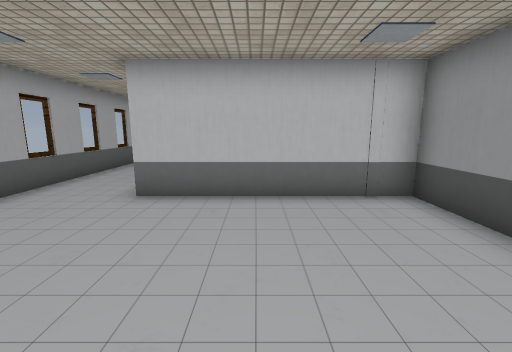
View 1 (above)

15 first-person views from a walk through a scene from a Unity 3-D project. The camera is 1.4 m above the floor, tilts 10° down and sees 90° across. The floor is counted in squares, 1 m on a side. Each view is taken from the middle of a square. On the plan, view 1 faces up. The plan holds only what a view shows up to about 13 squares ahead; the rest is blank. The place goes on beyond the plan. The player is left out. Some surface patterns are stand-ins.

View 2
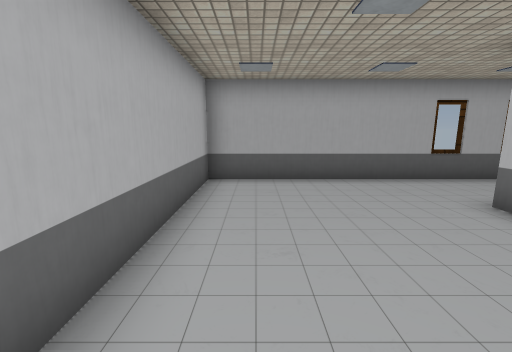

View 3
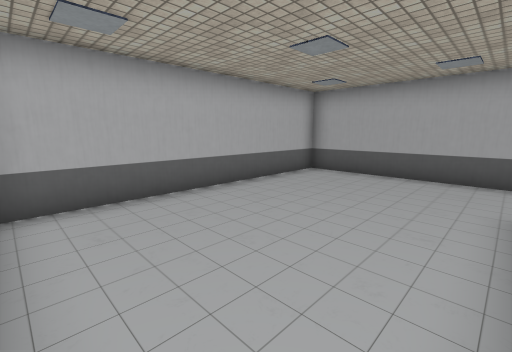

View 4
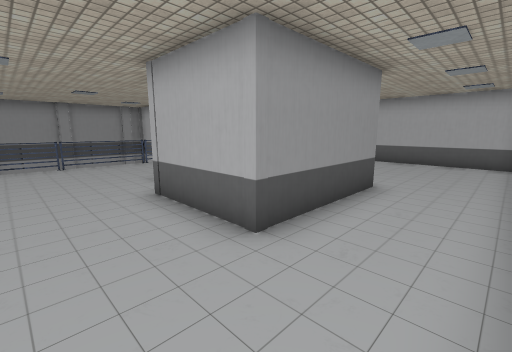

View 5
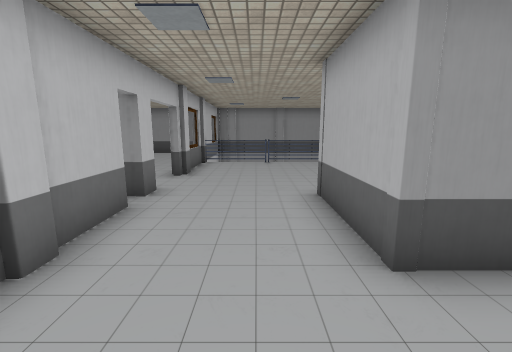

View 6
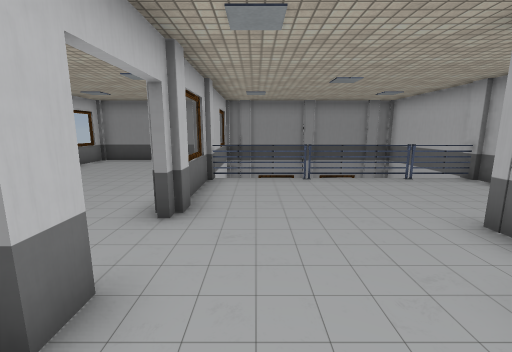

View 7
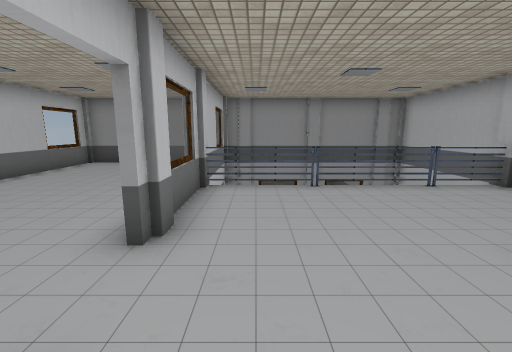

View 8
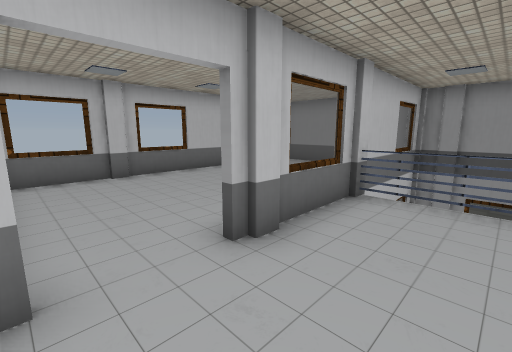

View 9
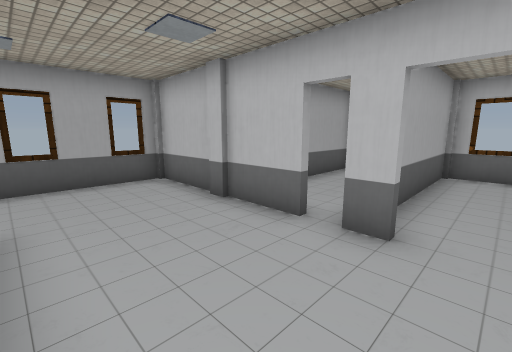

View 10
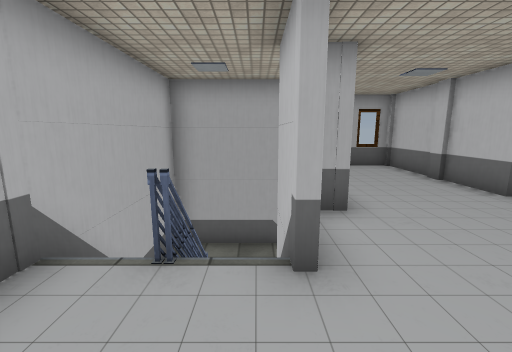

View 11
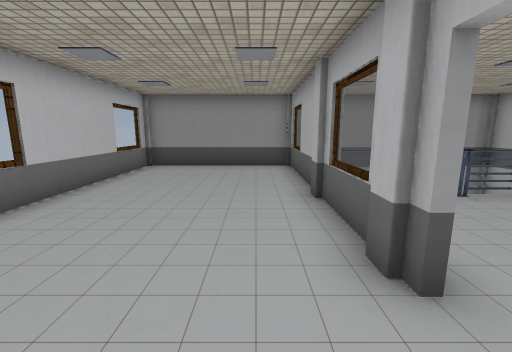

View 12
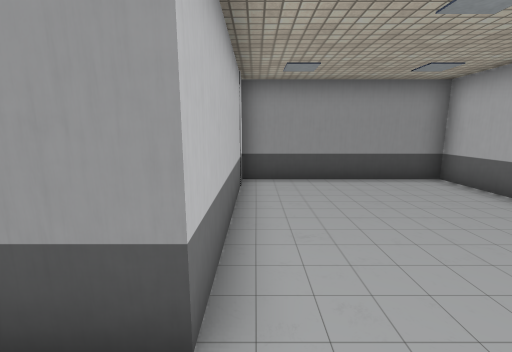

View 13
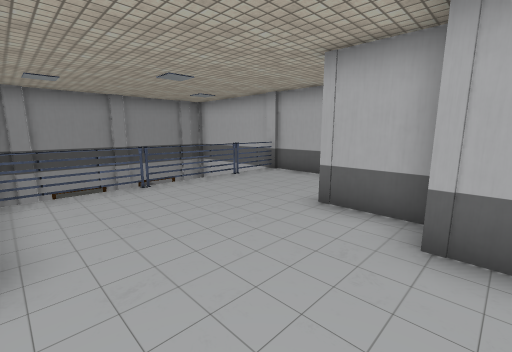

View 14
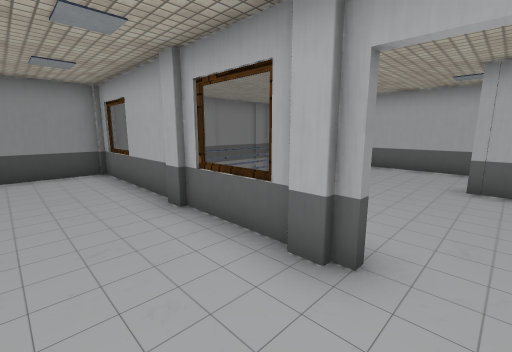

View 15
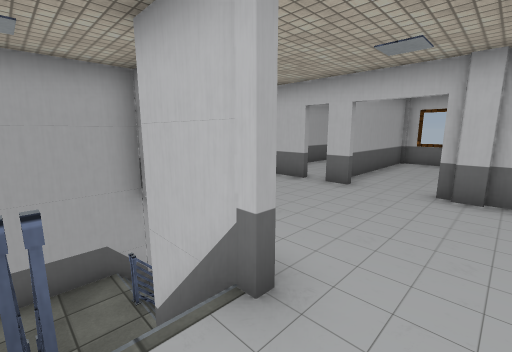

### Floor plan
Key: @ floor where view 1 was taken; # wall or solid block; . main floor; - floor 2 m lower than the main floor; / step, stairs or slope; = window, fence, low wall or low ledge; v drop or lower ground.
Columns run from 6 left of view 1 to 12 right of it. Each row starts with its distance up from view 1.
 20        #= #=####=##
 19     ###..#........#
 18       #...........#
 17       #...........#
 16       #...........#
 15       #...........#
 14 ########.##=##....#
 13 #............v##=##
 12 #............v   v#
 11 #............v   v#
 10 #.../ #......v   v#
  9 #..#/####....v   v#
  8 #..#---//....v   v#
  7 #..#---==....v   v#
  6 #..########..vvvvv#
  5 #.........####
  4 #.........#
  3 #.........#
  2 #.........#
  1 #.........#
  0 #.....@...#
 -1 ###########

Where each view was taken, in squares from view 1:
view 1: 0 up, 0 right, facing up
view 2: 1 up, 2 right, facing left
view 3: 5 up, 3 right, facing down-left
view 4: 12 up, 5 left, facing down-right
view 5: 11 up, 5 left, facing right
view 6: 12 up, 1 left, facing right
view 7: 12 up, 0 right, facing right
view 8: 11 up, 1 right, facing up-right
view 9: 10 up, 2 right, facing up-left
view 10: 8 up, 5 right, facing left
view 11: 15 up, 1 right, facing right
view 12: 5 up, 4 left, facing right
view 13: 13 up, 0 right, facing down-right
view 14: 16 up, 2 right, facing down-right
view 15: 7 up, 4 right, facing up-left
